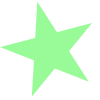
Frame 1 (no input)
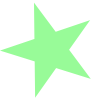
Frame 60 (the mouse pressed at the canvas centre just before this capture)
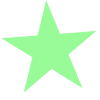
Frame 120 (the mouse held since frame 60 and released just before this capture)

The Processing sketch that drew these frames (run headless with seeded random() and noise(); from frame 60 on, the mouse is pressed at the canvas centre):

// Processing sketch: Rotate_star
// ── Rotate_star.pde
void setup(){
  size(100, 100);
  background(255);
  fill(152, 251, 152);
  smooth();
  noStroke();
  translate(width / 2, height / 2);
  scale(100, 100);
  frameRate(30);
}

void draw(){
  background(255);
  translate(width / 2, height / 2);
  scale(100, 100);
  rotate_star();
}

void star(){
  beginShape();
  for(int i = 0; i < 5; i++){
    float theta = 2 * TWO_PI / 5 * i - HALF_PI;
    vertex(.5 * cos(theta), .5 * sin(theta));
  }
  endShape();
}
int j=0;
void rotate_star(){
  float angle = (PI+j++)/PI;
  rotate(angle);
  star();
}
